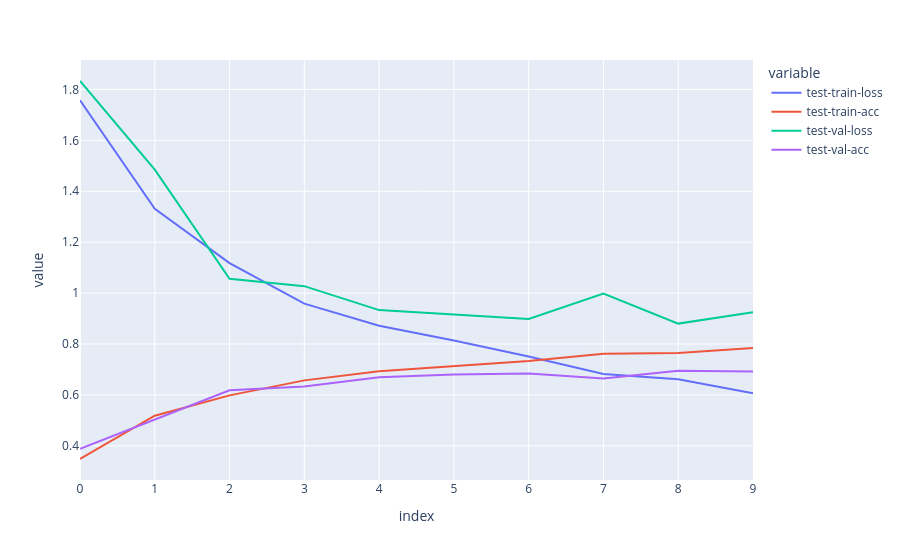

Notebook cell for this chart:
### Code cell
import plotly.express as px

px.line(record.store)

### Figure 1 — Plotly figure (JSON) as saved in the notebook; plotly's stock layout.template omitted (floating-point values rounded to 4 significant figures)
{"data": [{"hovertemplate": "variable=test-train-loss<br>index=%{x}<br>value=%{y}<extra></extra>", "legendgroup": "test-train-loss", "line": {"color": "#636efa", "dash": "solid"}, "marker": {"symbol": "circle"}, "mode": "lines", "name": "test-train-loss", "orientation": "v", "showlegend": true, "type": "scatter", "x": [0, 1, 2, 3, 4, 5, 6, 7, 8, 9], "xaxis": "x", "y": [1.757, 1.331, 1.118, 0.9587, 0.872, 0.8134, 0.7511, 0.6824, 0.6616, 0.6068], "yaxis": "y"}, {"hovertemplate": "variable=test-train-acc<br>index=%{x}<br>value=%{y}<extra></extra>", "legendgroup": "test-train-acc", "line": {"color": "#EF553B", "dash": "solid"}, "marker": {"symbol": "circle"}, "mode": "lines", "name": "test-train-acc", "orientation": "v", "showlegend": true, "type": "scatter", "x": [0, 1, 2, 3, 4, 5, 6, 7, 8, 9], "xaxis": "x", "y": [0.3482, 0.5184, 0.5981, 0.6571, 0.6932, 0.714, 0.7332, 0.7612, 0.7649, 0.784], "yaxis": "y"}, {"hovertemplate": "variable=test-val-loss<br>index=%{x}<br>value=%{y}<extra></extra>", "legendgroup": "test-val-loss", "line": {"color": "#00cc96", "dash": "solid"}, "marker": {"symbol": "circle"}, "mode": "lines", "name": "test-val-loss", "orientation": "v", "showlegend": true, "type": "scatter", "x": [0, 1, 2, 3, 4, 5, 6, 7, 8, 9], "xaxis": "x", "y": [1.833, 1.485, 1.056, 1.027, 0.9331, 0.9161, 0.8985, 0.9984, 0.8801, 0.9248], "yaxis": "y"}, {"hovertemplate": "variable=test-val-acc<br>index=%{x}<br>value=%{y}<extra></extra>", "legendgroup": "test-val-acc", "line": {"color": "#ab63fa", "dash": "solid"}, "marker": {"symbol": "circle"}, "mode": "lines", "name": "test-val-acc", "orientation": "v", "showlegend": true, "type": "scatter", "x": [0, 1, 2, 3, 4, 5, 6, 7, 8, 9], "xaxis": "x", "y": [0.3884, 0.5023, 0.6184, 0.6331, 0.6697, 0.6797, 0.6836, 0.6647, 0.6947, 0.6919], "yaxis": "y"}], "layout": {"legend": {"title": {"text": "variable"}, "tracegroupgap": 0}, "margin": {"t": 60}, "xaxis": {"anchor": "y", "domain": [0, 1], "title": {"text": "index"}}, "yaxis": {"anchor": "x", "domain": [0, 1], "title": {"text": "value"}}}}
